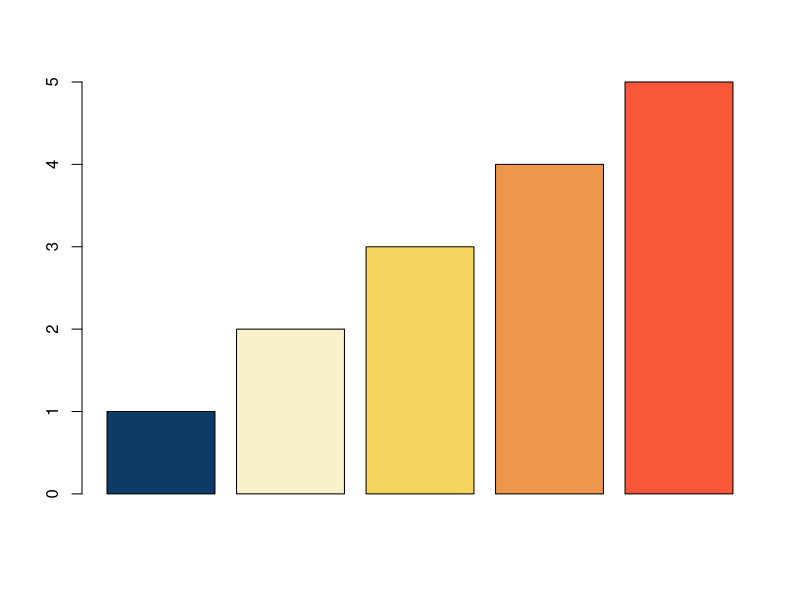
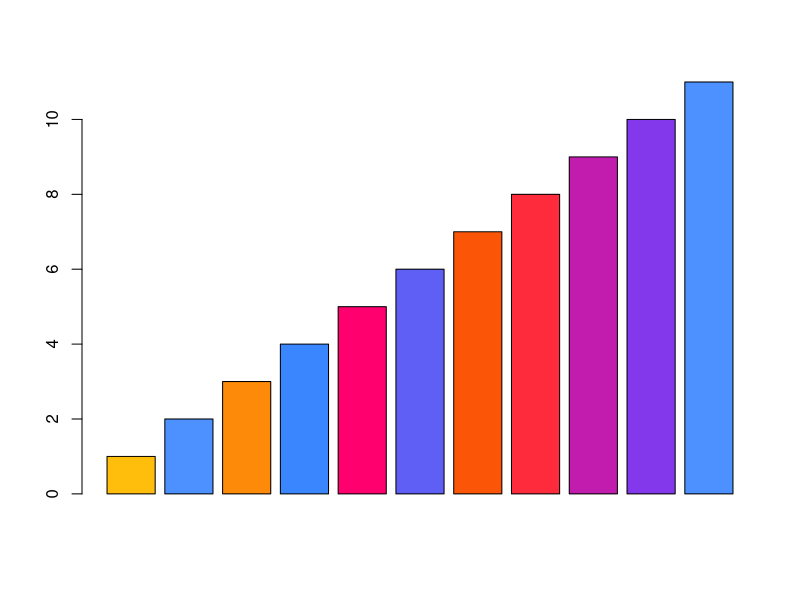

The R script that drew these images, in order:
colors <- paste0("#",c("0d3b66","faf0ca","f4d35e","ee964b","f95738"))
barplot(1:length(colors), col = colors)

colors <- paste0("#", c("ffbe0b","4c91ff","fd8a09","3a86ff","ff006e","5f5ff6","fb5607","fd2b3b","c11cad","8338ec", "4c91ff"))
barplot(1:length(colors), col = colors)
